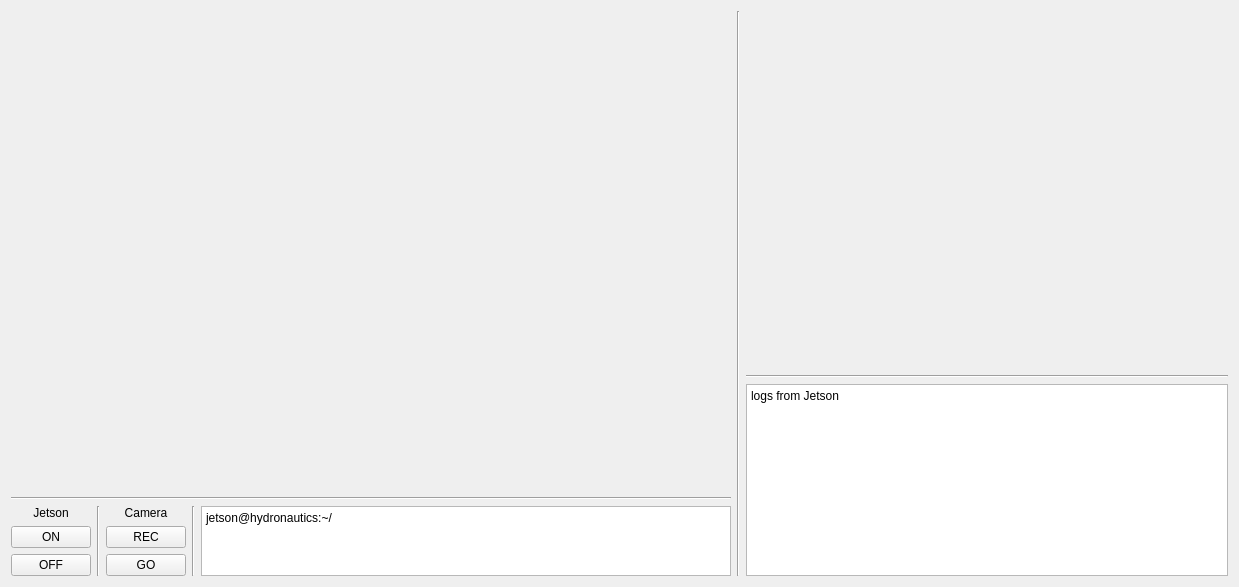
<?xml version="1.0" encoding="UTF-8"?>
<ui version="4.0">
 <class>AUVModeForm</class>
 <widget class="QWidget" name="AUVModeForm">
  <property name="geometry">
   <rect>
    <x>0</x>
    <y>0</y>
    <width>1239</width>
    <height>580</height>
   </rect>
  </property>
  <property name="windowTitle">
   <string>Form</string>
  </property>
  <layout class="QVBoxLayout" name="verticalLayout">
   <item>
    <layout class="QHBoxLayout" name="horizontalLayout">
     <item>
      <layout class="QVBoxLayout" name="verticalLayout_2">
       <item>
        <widget class="QWidget" name="mainCamera" native="true">
         <property name="sizePolicy">
          <sizepolicy hsizetype="Preferred" vsizetype="Preferred">
           <horstretch>0</horstretch>
           <verstretch>0</verstretch>
          </sizepolicy>
         </property>
         <property name="minimumSize">
          <size>
           <width>720</width>
           <height>480</height>
          </size>
         </property>
         <property name="sizeIncrement">
          <size>
           <width>0</width>
           <height>0</height>
          </size>
         </property>
        </widget>
       </item>
       <item>
        <widget class="Line" name="line_3">
         <property name="orientation">
          <enum>Qt::Horizontal</enum>
         </property>
        </widget>
       </item>
       <item>
        <layout class="QHBoxLayout" name="horizontalLayout_2">
         <item>
          <layout class="QVBoxLayout" name="verticalLayout_5">
           <property name="leftMargin">
            <number>0</number>
           </property>
           <item>
            <widget class="QLabel" name="label">
             <property name="text">
              <string>Jetson</string>
             </property>
             <property name="alignment">
              <set>Qt::AlignCenter</set>
             </property>
            </widget>
           </item>
           <item>
            <widget class="QPushButton" name="btnON">
             <property name="text">
              <string>ON</string>
             </property>
            </widget>
           </item>
           <item>
            <widget class="QPushButton" name="btnOFF">
             <property name="text">
              <string>OFF</string>
             </property>
            </widget>
           </item>
          </layout>
         </item>
         <item>
          <widget class="Line" name="line_2">
           <property name="orientation">
            <enum>Qt::Vertical</enum>
           </property>
          </widget>
         </item>
         <item>
          <layout class="QVBoxLayout" name="verticalLayout_4">
           <property name="leftMargin">
            <number>0</number>
           </property>
           <item>
            <widget class="QLabel" name="label_2">
             <property name="text">
              <string>Camera</string>
             </property>
             <property name="alignment">
              <set>Qt::AlignCenter</set>
             </property>
            </widget>
           </item>
           <item>
            <widget class="QPushButton" name="btnREC">
             <property name="text">
              <string>REC</string>
             </property>
            </widget>
           </item>
           <item>
            <widget class="QPushButton" name="btnGO">
             <property name="text">
              <string>GO</string>
             </property>
            </widget>
           </item>
          </layout>
         </item>
         <item>
          <widget class="Line" name="line_4">
           <property name="orientation">
            <enum>Qt::Vertical</enum>
           </property>
          </widget>
         </item>
         <item>
          <widget class="QPlainTextEdit" name="plainTextEdit">
           <property name="plainText">
            <string>jetson@hydronautics:~/</string>
           </property>
          </widget>
         </item>
        </layout>
       </item>
      </layout>
     </item>
     <item>
      <widget class="Line" name="line">
       <property name="orientation">
        <enum>Qt::Vertical</enum>
       </property>
      </widget>
     </item>
     <item>
      <layout class="QVBoxLayout" name="verticalLayout_3">
       <item>
        <widget class="QWidget" name="bottomCamera" native="true">
         <property name="sizePolicy">
          <sizepolicy hsizetype="Preferred" vsizetype="Preferred">
           <horstretch>16</horstretch>
           <verstretch>9</verstretch>
          </sizepolicy>
         </property>
         <property name="minimumSize">
          <size>
           <width>480</width>
           <height>270</height>
          </size>
         </property>
         <property name="sizeIncrement">
          <size>
           <width>16</width>
           <height>9</height>
          </size>
         </property>
        </widget>
       </item>
       <item>
        <widget class="Line" name="line_5">
         <property name="orientation">
          <enum>Qt::Horizontal</enum>
         </property>
        </widget>
       </item>
       <item>
        <widget class="QPlainTextEdit" name="plainTextEdit_2">
         <property name="plainText">
          <string>logs from Jetson</string>
         </property>
        </widget>
       </item>
      </layout>
     </item>
    </layout>
   </item>
  </layout>
 </widget>
 <resources/>
 <connections/>
</ui>
